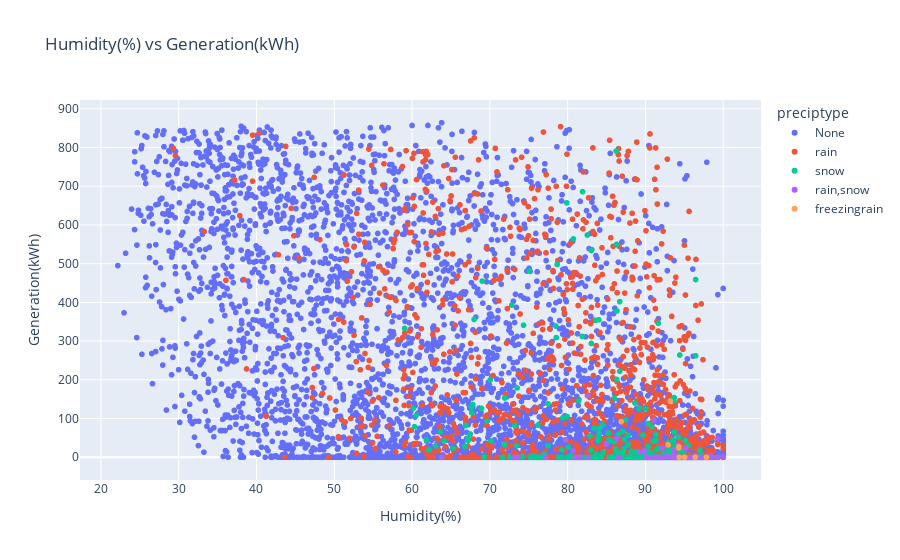
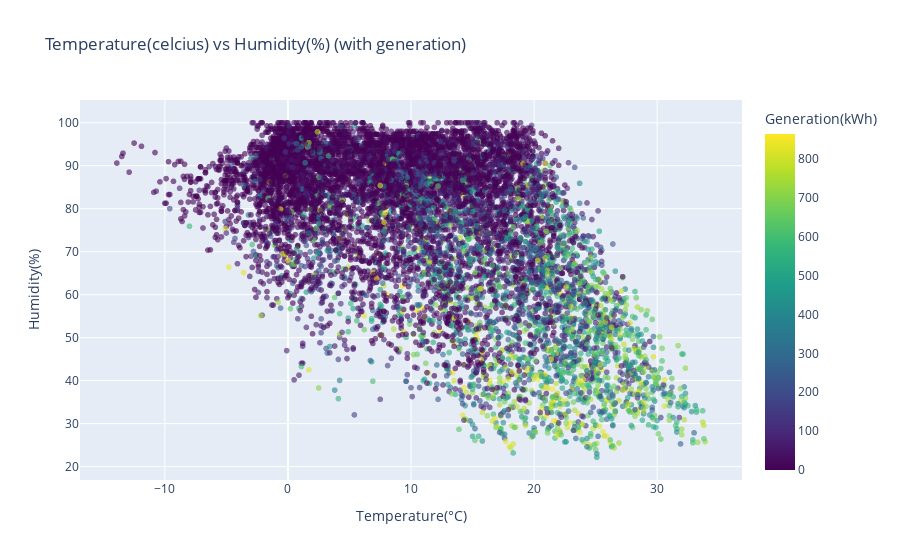

Notebook code cell kept with these figures, in order:
### Markdown cell above
Humidity(%) vs Generation(kWh):

### Code cell
# from first graph of the following i can state that generation is usually low when humidity is very high.
# humidity is high when there is rain or snow.
# we can conclude that humidity does affect generation,the reason for that could be that humidity corelates to 
# rain or other reason might be that when there is too much moisture in the air the solar radiation is scattered
# cause of that light concerntration on solar panel is reduced
fig=px.scatter(train_df,x="humidity",y="generation",color="preciptype",title="Humidity(%) vs Generation(kWh)",
    labels={
        "generation": "Generation(kWh)",
        "humidity": "Humidity(%)"
    })
fig.show()
# from the second graph of following we can clearly state that when temperature is 
# low and humidity is high generation is most of the time zero and this is very important conclusion.
fig = px.scatter(
    train_df,
    x="temp",
    y="humidity",
    color="generation",
    color_continuous_scale="Viridis",
    opacity=0.6,
    labels={
        "temp": "Temperature(°C)",
        "generation": "Generation(kWh)",
        "humidity": "Humidity(%)"
    },
    title="Temperature(celcius) vs Humidity(%) (with generation)"
)
fig.show()

### Figure 1 — Plotly figure (JSON) as saved in the notebook; plotly's stock layout.template omitted (floating-point values rounded to 4 significant figures; data arrays with more than 128 entries replaced by an {"elided": "..."} marker saying what was removed)
{"data": [{"hovertemplate": "preciptype=None<br>Humidity(%)=%{x}<br>Generation(kWh)=%{y}<extra></extra>", "legendgroup": "None", "marker": {"color": "#636efa", "symbol": "circle"}, "mode": "markers", "name": "None", "showlegend": true, "type": "scattergl", "x": {"elided": "7691 float values"}, "xaxis": "x", "y": {"elided": "7691 float values"}, "yaxis": "y"}, {"hovertemplate": "preciptype=rain<br>Humidity(%)=%{x}<br>Generation(kWh)=%{y}<extra></extra>", "legendgroup": "rain", "marker": {"color": "#EF553B", "symbol": "circle"}, "mode": "markers", "name": "rain", "showlegend": true, "type": "scattergl", "x": {"elided": "1512 float values"}, "xaxis": "x", "y": {"elided": "1512 float values"}, "yaxis": "y"}, {"hovertemplate": "preciptype=snow<br>Humidity(%)=%{x}<br>Generation(kWh)=%{y}<extra></extra>", "legendgroup": "snow", "marker": {"color": "#00cc96", "symbol": "circle"}, "mode": "markers", "name": "snow", "showlegend": true, "type": "scattergl", "x": {"elided": "433 float values"}, "xaxis": "x", "y": {"elided": "433 float values"}, "yaxis": "y"}, {"hovertemplate": "preciptype=rain,snow<br>Humidity(%)=%{x}<br>Generation(kWh)=%{y}<extra></extra>", "legendgroup": "rain,snow", "marker": {"color": "#ab63fa", "symbol": "circle"}, "mode": "markers", "name": "rain,snow", "showlegend": true, "type": "scattergl", "x": [96.4, 94.99, 94.99, 96.43, 97.13, 97.13, 96.42, 96.42, 97.12, 97.12, 97.12, 98.55, 97.83, 99.27, 97.17, 96.44, 96.42, 95.73, 86.3, 90.15, 92.19, 92.21, 93.6, 92.25, 95.01, 97.13, 97.14, 97.14, 91.06, 92.37, 92.24, 96.46, 95.76, 94.38, 92.87, 93.64, 94.31, 97.16, 95.78, 93.64, 82.55, 99.29, 86.54, 93.84, 93.1, 92.3, 94.17, 90.06, 92.88, 94.21, 100.0, 98.4, 92.76, 81.36, 81.37, 77.16, 79.71, 84.97, 89.87, 90.93, 80.97, 82.59, 91.5, 73.12, 95.15, 89.24, 63.82, 80.7, 81.56, 93.64, 73.57], "xaxis": "x", "y": [0.0, 0.0, 0.0, 0.0, 0.0, 0.0, 0.0, 0.0, 0.0, 0.0, 0.0, 0.0, 0.0, 0.0, 0.0, 3.0, 0.0, 0.0, 48.0, 0.0, 0.0, 24.0, 0.0, 0.0, 0.0, 0.0, 0.0, 0.0, 96.0, 0.0, 0.0, 0.0, 0.0, 0.0, 0.0, 17.0, 0.0, 0.0, 0.0, 1.0, 159.0, 47.0, 0.0, 1.0, 0.0, 0.0, 31.0, 1.0, 0.0, 1.0, 1.0, 4.0, 2.0, 0.0, 0.0, 0.0, 45.0, 34.0, 17.0, 0.0, 0.0, 0.0, 0.0, 0.0, 23.0, 14.0, 0.0, 17.0, 0.0, 0.0, 0.0], "yaxis": "y"}, {"hovertemplate": "preciptype=freezingrain<br>Humidity(%)=%{x}<br>Generation(kWh)=%{y}<extra></extra>", "legendgroup": "freezingrain", "marker": {"color": "#FFA15A", "symbol": "circle"}, "mode": "markers", "name": "freezingrain", "showlegend": true, "type": "scattergl", "x": [92.91, 94.3, 94.3, 95.0, 96.41, 97.85, 95.05, 94.34, 86.88, 93.2], "xaxis": "x", "y": [32.0, 24.0, 27.0, 0.0, 0.0, 0.0, 0.0, 0.0, 92.0, 145.0], "yaxis": "y"}], "layout": {"legend": {"title": {"text": "preciptype"}, "tracegroupgap": 0}, "title": {"text": "Humidity(%) vs Generation(kWh)"}, "xaxis": {"anchor": "y", "domain": [0, 1], "title": {"text": "Humidity(%)"}}, "yaxis": {"anchor": "x", "domain": [0, 1], "title": {"text": "Generation(kWh)"}}}}

### Figure 2 — Plotly figure (JSON) as saved in the notebook; plotly's stock layout.template omitted (floating-point values rounded to 4 significant figures; data arrays with more than 128 entries replaced by an {"elided": "..."} marker saying what was removed)
{"data": [{"hovertemplate": "Temperature(°C)=%{x}<br>Humidity(%)=%{y}<br>Generation(kWh)=%{marker.color}<extra></extra>", "legendgroup": "", "marker": {"color": {"elided": "9717 float values"}, "coloraxis": "coloraxis", "opacity": 0.6, "symbol": "circle"}, "mode": "markers", "name": "", "showlegend": false, "type": "scattergl", "x": {"elided": "9717 float values"}, "xaxis": "x", "y": {"elided": "9717 float values"}, "yaxis": "y"}], "layout": {"coloraxis": {"colorbar": {"title": {"text": "Generation(kWh)"}}, "colorscale": [[0, "#440154"], [0.1111, "#482878"], [0.2222, "#3e4989"], [0.3333, "#31688e"], [0.4444, "#26828e"], [0.5556, "#1f9e89"], [0.6667, "#35b779"], [0.7778, "#6ece58"], [0.8889, "#b5de2b"], [1, "#fde725"]]}, "legend": {"tracegroupgap": 0}, "title": {"text": "Temperature(celcius) vs Humidity(%) (with generation)"}, "xaxis": {"anchor": "y", "domain": [0, 1], "title": {"text": "Temperature(°C)"}}, "yaxis": {"anchor": "x", "domain": [0, 1], "title": {"text": "Humidity(%)"}}}}
